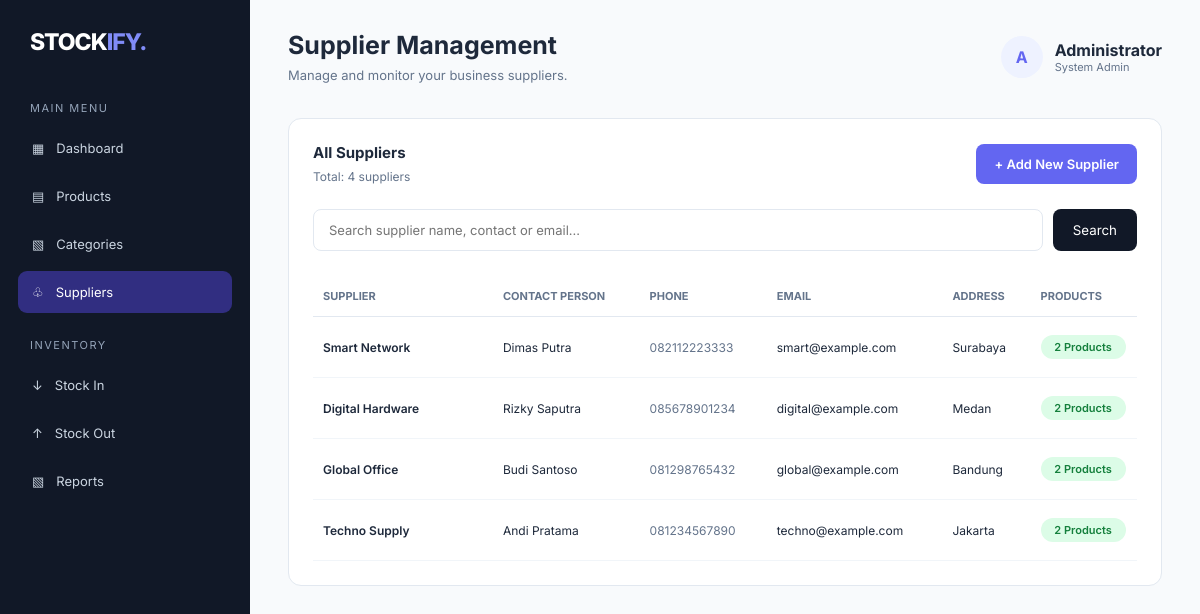
Page /index.php?url=suppliers/index (signed in) on the committed database.
### tables this page shows
CREATE TABLE `suppliers` (
  `id` int(11) NOT NULL,
  `name` varchar(150) NOT NULL,
  `contact_person` varchar(100) DEFAULT NULL,
  `phone` varchar(20) DEFAULT NULL,
  `email` varchar(100) DEFAULT NULL,
  `address` text DEFAULT NULL,
  `created_at` timestamp NOT NULL DEFAULT current_timestamp()
);

### app/controllers/SuppliersController.php (called while the page is built, shortened)
<?php
class SuppliersController extends Controller
{
    private $supplier;
    public function __construct()
    {
        $this->supplier = $this->model('Supplier');
    }
    public function index()
    {
        $keyword = trim($_GET['search'] ?? '');
        $suppliers = $keyword !== ''
            ? $this->supplier->search($keyword)
            : $this->supplier->getAll();
        $data = [
            'title' => 'Suppliers - Stockify',
            'suppliers' => $suppliers,
            'keyword' => $keyword
        ];
        $this->view('suppliers/index', $data);
    }
}

### app/core/Router.php (called while the page is built, shortened)
<?php
class Router
{
    public function dispatch()
    {
        $url = $_GET['url'] ?? 'dashboard/index';
        $url = trim($url, '/');
        $url = filter_var($url, FILTER_SANITIZE_URL);
        $segments = explode('/', $url);
        $method = $segments[1] ?? 'index';
        $controller = new $controllerName();
        $controller->$method();
    }
}

### public/index.php (called while the page is built, shortened)
<?php
require_once __DIR__ . '/../app/core/Database.php';
require_once __DIR__ . '/../app/core/Model.php';
require_once __DIR__ . '/../app/core/Controller.php';
require_once __DIR__ . '/../app/core/Router.php';
$router = new Router();
$router->dispatch();

### app/core/Model.php (called while the page is built, shortened)
<?php
require_once __DIR__ . '/Database.php';
class Model
{
    public function __construct()
    {
        $database = new Database();
        $this->db = $database->connect();
    }
}

### app/core/Database.php (called while the page is built, shortened)
<?php
class Database
{
    private $host = 'localhost';
    private $dbname = 'stockify_db';
    private $username = 'root';
    private $password = '';
    public function connect()
    {
        try {
            $this->connection = new PDO(
                "mysql:host={$this->host};dbname={$this->dbname};charset=utf8mb4",
                $this->username,
                $this->password
            );
            $this->connection->setAttribute(
                PDO::ATTR_ERRMODE,
                PDO::ERRMODE_EXCEPTION
            );
            $this->connection->setAttribute(
                PDO::ATTR_DEFAULT_FETCH_MODE,
                PDO::FETCH_ASSOC
            );
            return $this->connection;
        } catch (PDOException $e) {
            die("Database connection failed: " . $e->getMessage());
        }
    }
}

### app/models/Supplier.php (called while the page is built, shortened)
<?php
class Supplier extends Model
{
    public function getAll()
    {
        $query = "
            SELECT
                suppliers.*,
                COUNT(products.id) AS total_products
            FROM suppliers
            LEFT JOIN products
                ON suppliers.id = products.supplier_id
            GROUP BY suppliers.id
            ORDER BY suppliers.id DESC
        ";
        $stmt = $this->db->prepare($query);
        $stmt->execute();
        return $stmt->fetchAll();
    }
}

### app/views/suppliers/index.php (the view, shortened to what this page needs)
<!DOCTYPE html>
<html lang="id">
<head>
    <link rel="stylesheet" href="assets/css/style.css">
</head>
<body>
<div class="app-container">
    <aside class="sidebar">
        <div class="brand">
            STOCK<span>IFY.</span>
        </div>
        <p class="menu-label">Main Menu</p>
        <ul class="nav-menu">
            <li>
                <a href="index.php">
                    <span>▦</span>
                    <span class="nav-text">Dashboard</span>
                </a>
            </li>
            <li>
                <a href="index.php?url=products/index">
                    <span>▤</span>
                    <span class="nav-text">Products</span>
                </a>
            </li>
            <li>
                <a href="index.php?url=categories/index">
                    <span>▧</span>
                    <span class="nav-text">Categories</span>
                </a>
            </li>
            <li>
                <a href="index.php?url=suppliers/index" class="active">
                    <span>♧</span>
                    <span class="nav-text">Suppliers</span>
                </a>
            </li>
        </ul>
        <p class="menu-label">Inventory</p>
        <ul class="nav-menu">
            <li>
                <a href="#">
                    <span>↓</span>
                    <span class="nav-text">Stock In</span>
                </a>
            </li>
            <li>
                <a href="#">
                    <span>↑</span>
                    <span class="nav-text">Stock Out</span>
                </a>
            </li>
            <li>
                <a href="#">
                    <span>▧</span>
                    <span class="nav-text">Reports</span>
                </a>
            </li>
        </ul>
    </aside>
    <main class="main-content">
        <header class="topbar">
            <div class="page-heading">
                <h1>Supplier Management</h1>
                <p>Manage and monitor your business suppliers.</p>
            </div>
            <div class="user-profile">
                <div class="avatar">A</div>
                <div>
                    <strong>Administrator</strong>
                    <p style="font-size:11px;color:#64748B;">
                        System Admin
                    </p>
                </div>
            </div>
        </header>
        <div class="panel">
            <div class="panel-header">
                <div>
                    <h3>All Suppliers</h3>
                    <p style="font-size:12px;color:#64748B;margin-top:7px;">
                        Total: <?= count($suppliers) ?> suppliers
                    </p>
                </div>
                <a href="index.php?url=suppliers/create"
                   class="btn-primary">
                    + Add New Supplier
                </a>
            </div>
            <form method="GET" action="index.php" class="search-form">
                <input
                    type="text"
                    name="search"
                    placeholder="Search supplier name, contact or email..."
                    value="<?= htmlspecialchars($keyword) ?>"
                >
                <button type="submit" class="btn-search">
                    Search
                </button>
            </form>
            <div class="table-container">
                <table>
                    <thead>
                        <tr>
                            <th>SUPPLIER</th>
                            <th>CONTACT PERSON</th>
                            <th>PHONE</th>
                            <th>EMAIL</th>
                            <th>ADDRESS</th>
                            <th>PRODUCTS</th>
                        </tr>
                    </thead>
                    <tbody>
                    <?php if (!empty($suppliers)): ?>
                        <?php foreach ($suppliers as $supplier): ?>
                        <tr>
                            <td class="product-name">
                                <?= htmlspecialchars($supplier['name']) ?>
                            </td>
                            <td>
                                <?= htmlspecialchars($supplier['contact_person']) ?>
                            </td>
                            <td class="sku">
                                <?= htmlspecialchars($supplier['phone']) ?>
                            </td>
                            <td>
                                <?= htmlspecialchars($supplier['email']) ?>
                            </td>
                            <td>
                                <?= htmlspecialchars($supplier['address']) ?>
                            </td>
                            <td>
                                <span class="stock-badge">
                                    <?= (int) $supplier['total_products'] ?> Products
                                </span>
                            </td>
                        </tr>
                        <?php endforeach; ?>
                    <?php endif; ?>
                    </tbody>
                </table>
            </div>
        </div>
    </main>
</div>
</body>
</html>

### public/assets/css/style.css (style rules this page uses)
:root { --primary: #6366F1; --primary-light: #EEF2FF; --sidebar: #111827; --background: #F8FAFC; --white: #FFFFFF; --text: #1E293B; --muted: #64748B; --border: #E2E8F0; --success: #10B981; --danger: #EF4444; }
* { margin: 0; padding: 0; box-sizing: border-box; }
body { font-family: 'Inter', sans-serif; background: var(--background); color: var(--text); }
.app-container { display: flex; min-height: 100vh; }
.sidebar { width: 250px; background: var(--sidebar); color: white; padding: 28px 18px; position: fixed; top: 0; bottom: 0; left: 0; z-index: 1000; }
.brand { font-size: 23px; font-weight: 800; letter-spacing: -1px; padding: 0 12px; margin-bottom: 45px; }
.brand span { color: #818CF8; }
.menu-label { font-size: 11px; color: #94A3B8; margin: 25px 12px 12px; text-transform: uppercase; letter-spacing: 1.5px; }
.nav-menu { list-style: none; }
.nav-menu a { display: flex; align-items: center; gap: 12px; padding: 13px 14px; margin-bottom: 6px; color: #CBD5E1; text-decoration: none; border-radius: 9px; font-size: 13px; transition: 0.2s; }
.nav-menu a:hover, .nav-menu a.active { background: #312E81; color: white; }
.nav-menu a { position: relative; z-index: 1001; cursor: pointer; pointer-events: auto; }
.main-content { width: calc(100% - 250px); margin-left: 250px; padding: 30px 38px; }
.topbar { display: flex; justify-content: space-between; align-items: center; margin-bottom: 35px; }
.page-heading h1 { font-size: 25px; font-weight: 700; }
.page-heading p { font-size: 13px; color: var(--muted); margin-top: 7px; }
.user-profile { display: flex; align-items: center; gap: 12px; }
.avatar { width: 42px; height: 42px; background: var(--primary-light); color: var(--primary); display: flex; align-items: center; justify-content: center; border-radius: 50%; font-weight: 700; }
.panel { background: var(--white); border: 1px solid var(--border); border-radius: 13px; padding: 24px; }
.panel-header { display: flex; justify-content: space-between; align-items: center; margin-bottom: 22px; }
.panel-header h3 { font-size: 15px; }
table { width: 100%; border-collapse: collapse; }
th { text-align: left; font-size: 11px; color: var(--muted); padding: 13px 10px; border-bottom: 1px solid var(--border); }
td { padding: 15px 10px; font-size: 12px; border-bottom: 1px solid #F1F5F9; }
.product-name { font-weight: 600; }
.sku { color: var(--muted); }
.stock-badge { background: #DCFCE7; color: #15803D; padding: 5px 9px; border-radius: 20px; font-size: 11px; font-weight: 600; }
.btn-primary { display: inline-flex; align-items: center; justify-content: center; padding: 12px 18px; background: var(--primary); color: white; text-decoration: none; border-radius: 8px; font-size: 13px; font-weight: 600; transition: 0.2s; white-space: nowrap; }
.search-form { display: flex; gap: 10px; margin: 25px 0; }
.search-form input { flex: 1; min-width: 0; padding: 12px 15px; border: 1px solid var(--border); border-radius: 8px; outline: none; font-family: inherit; font-size: 13px; }
.btn-search { padding: 12px 20px; background: var(--sidebar); color: white; border: none; border-radius: 8px; cursor: pointer; font-family: inherit; }
.table-container { width: 100%; overflow-x: auto; }
.table-container table { min-width: 1000px; }
.table-container th, .table-container td { white-space: nowrap; }
.table-container .stock-badge { display: inline-block; white-space: nowrap; min-width: 85px; text-align: center; }
.table-container .product-name { min-width: 150px; }

### rows in the picture
suppliers: name "Smart Network", contact_person "Dimas Putra", phone "082112223333", email "smart@example.com", address "Surabaya", total_products "2"
suppliers: name "Digital Hardware", contact_person "Rizky Saputra", phone "085678901234", email "digital@example.com", address "Medan", total_products "2"
suppliers: name "Global Office", contact_person "Budi Santoso", phone "081298765432", email "global@example.com", address "Bandung", total_products "2"
suppliers: name "Techno Supply", contact_person "Andi Pratama", phone "081234567890", email "techno@example.com", address "Jakarta", total_products "2"

### other values in the picture
count($suppliers) "4"
